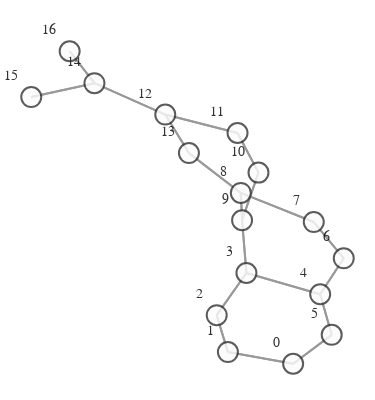

Source (notebook cell):
### Markdown cell above
# VISUALIZATION

### Code cell
def create_graph(graph):
    g = to_networkx(graph)
    pos = nx.spring_layout(g)
    vis = GraphVisualization(
        g,
        pos,
        node_text_position="top left",
        node_size=20,
    )
    fig = vis.create_figure()
    return fig


fig = create_graph(dataset[0])
fig.show()

### Figure 1 — Plotly figure (JSON) as saved in the notebook; plotly's stock layout.template omitted (floating-point values rounded to 4 significant figures)
{"data": [{"hoverinfo": "none", "line": {"color": "#808080", "width": 2}, "mode": "lines", "opacity": 0.8, "type": "scatter", "x": [0.1761, 0.007942, null, 0.1761, 0.2755, null, 0.007942, 0.1761, null, 0.007942, -0.0209, null, -0.0209, 0.007942, null, -0.0209, 0.05567, null, 0.05567, -0.0209, null, 0.05567, 0.2458, null, 0.05567, 0.04445, null, 0.2458, 0.05567, null, 0.2458, 0.2755, null, 0.2458, 0.3065, null, 0.2755, 0.1761, null, 0.2755, 0.2458, null, 0.3065, 0.2458, null, 0.3065, 0.2293, null, 0.2293, 0.3065, null, 0.2293, 0.04125, null, 0.04125, 0.2293, null, 0.04125, 0.04445, null, 0.04125, -0.09253, null, 0.04445, 0.05567, null, 0.04445, 0.04125, null, 0.04445, 0.08676, null, 0.08676, 0.04445, null, 0.08676, 0.03274, null, 0.03274, 0.08676, null, 0.03274, -0.1535, null, -0.1535, 0.03274, null, -0.1535, -0.09253, null, -0.1535, -0.336, null, -0.09253, 0.04125, null, -0.09253, -0.1535, null, -0.336, -0.1535, null, -0.336, -0.499, null, -0.336, -0.4, null, -0.499, -0.336, null, -0.4, -0.336, null], "y": [-0.9247, -0.8529, null, -0.9247, -0.7467, null, -0.8529, -0.9247, null, -0.8529, -0.6256, null, -0.6256, -0.8529, null, -0.6256, -0.3658, null, -0.3658, -0.6256, null, -0.3658, -0.4966, null, -0.3658, -0.04081, null, -0.4966, -0.3658, null, -0.4966, -0.7467, null, -0.4966, -0.2752, null, -0.7467, -0.9247, null, -0.7467, -0.4966, null, -0.2752, -0.4966, null, -0.2752, -0.05181, null, -0.05181, -0.2752, null, -0.05181, 0.1273, null, 0.1273, -0.05181, null, 0.1273, -0.04081, null, 0.1273, 0.3728, null, -0.04081, -0.3658, null, -0.04081, 0.1273, null, -0.04081, 0.2525, null, 0.2525, -0.04081, null, 0.2525, 0.4964, null, 0.4964, 0.2525, null, 0.4964, 0.61, null, 0.61, 0.4964, null, 0.61, 0.3728, null, 0.61, 0.8032, null, 0.3728, 0.1273, null, 0.3728, 0.61, null, 0.8032, 0.61, null, 0.8032, 0.7178, null, 0.8032, 1.0, null, 0.7178, 0.8032, null, 1.0, 0.8032, null]}, {"hoverinfo": "text", "marker": {"color": "#fcfcfc", "colorbar": {"thickness": 15, "title": {"side": "right", "text": ""}, "xanchor": "left"}, "colorscale": [[0, "rgb(255,255,217)"], [0.125, "rgb(237,248,177)"], [0.25, "rgb(199,233,180)"], [0.375, "rgb(127,205,187)"], [0.5, "rgb(65,182,196)"], [0.625, "rgb(29,145,192)"], [0.75, "rgb(34,94,168)"], [0.875, "rgb(37,52,148)"], [1, "rgb(8,29,88)"]], "line": {"color": "#333333", "width": 2}, "reversescale": false, "showscale": false, "size": 20}, "mode": "markers+text", "opacity": 0.8, "text": ["0", "1", "2", "3", "4", "5", "6", "7", "8", "9", "10", "11", "12", "13", "14", "15", "16"], "textfont": {"color": "#000000", "family": "Arial", "size": 14}, "textposition": "top left", "type": "scatter", "x": [0.1761, 0.007942, -0.0209, 0.05567, 0.2458, 0.2755, 0.3065, 0.2293, 0.04125, 0.04445, 0.08676, 0.03274, -0.1535, -0.09253, -0.336, -0.499, -0.4], "y": [-0.9247, -0.8529, -0.6256, -0.3658, -0.4966, -0.7467, -0.2752, -0.05181, 0.1273, -0.04081, 0.2525, 0.4964, 0.61, 0.3728, 0.8032, 0.7178, 1.0]}], "layout": {"autosize": false, "height": 400, "hovermode": "closest", "margin": {"b": 5, "l": 0, "r": 0, "t": 20}, "paper_bgcolor": "rgba(255,255,255,255)", "plot_bgcolor": "rgba(0,0,0,0)", "scene": {"xaxis": {"autorange": true, "showgrid": false, "showline": false, "showticklabels": false, "ticks": "", "visible": false, "zeroline": false}, "yaxis": {"autorange": true, "showgrid": false, "showline": false, "showticklabels": false, "ticks": "", "visible": false, "zeroline": false}, "zaxis": {"autorange": true, "showgrid": false, "showline": false, "showticklabels": false, "ticks": "", "visible": false, "zeroline": false}}, "showlegend": false, "title": {"font": {"size": 16}, "text": ""}, "width": 375, "xaxis": {"autorange": true, "showgrid": false, "showline": false, "showticklabels": false, "ticks": "", "visible": false, "zeroline": false}, "yaxis": {"autorange": true, "showgrid": false, "showline": false, "showticklabels": false, "ticks": "", "visible": false, "zeroline": false}}}
